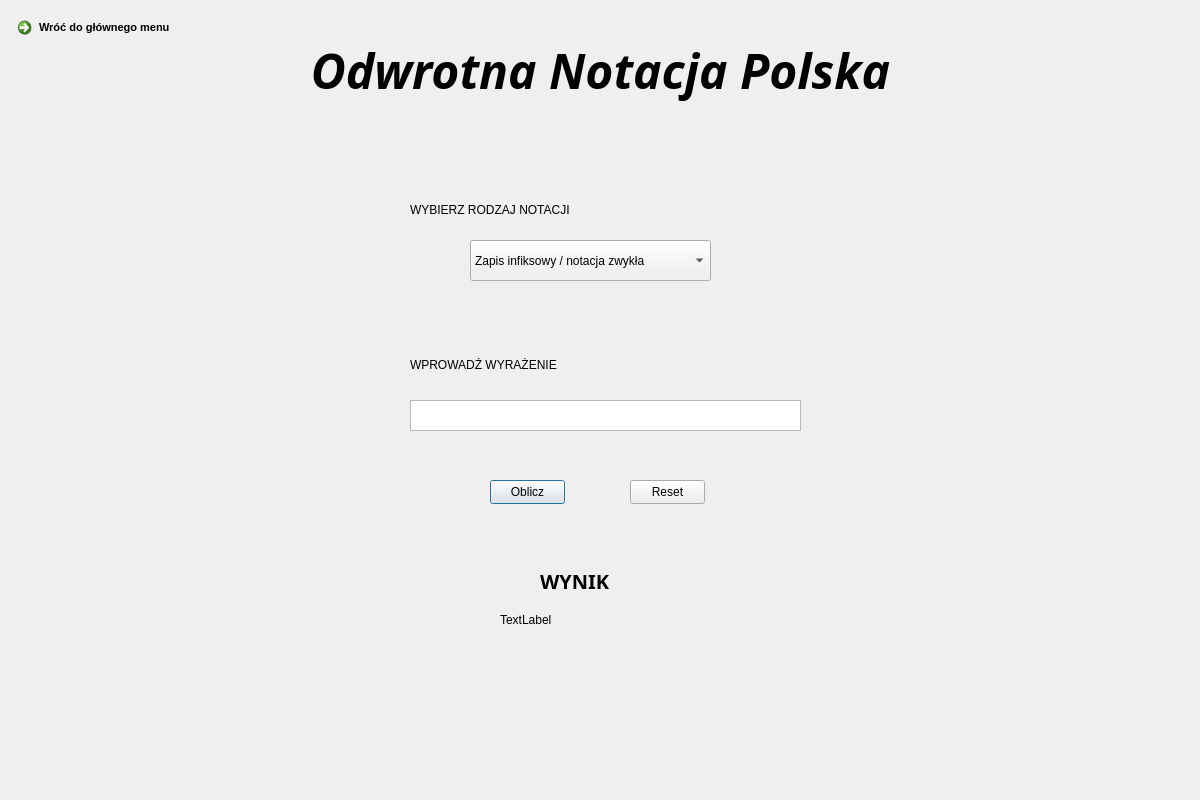
<?xml version="1.0" encoding="UTF-8"?>
<ui version="4.0">
 <class>Dialog</class>
 <widget class="QDialog" name="Dialog">
  <property name="geometry">
   <rect>
    <x>0</x>
    <y>0</y>
    <width>1200</width>
    <height>800</height>
   </rect>
  </property>
  <property name="windowTitle">
   <string>Dialog</string>
  </property>
  <widget class="QWidget" name="Notacja_polska" native="true">
   <property name="geometry">
    <rect>
     <x>0</x>
     <y>0</y>
     <width>1200</width>
     <height>800</height>
    </rect>
   </property>
   <property name="styleSheet">
    <string notr="true">QWidget#Notacja_polska{
background-color:qlineargradient(spread:pad, x1:0, y1:0, x2:1, y2:1, stop:0 rgba(179, 204, 117, 255), stop:1 rgba(255, 255, 255, 255))};</string>
   </property>
   <widget class="QPushButton" name="oblicz_button">
    <property name="geometry">
     <rect>
      <x>490</x>
      <y>480</y>
      <width>75</width>
      <height>24</height>
     </rect>
    </property>
    <property name="text">
     <string>Oblicz</string>
    </property>
   </widget>
   <widget class="QLabel" name="tekst_wyniki">
    <property name="geometry">
     <rect>
      <x>540</x>
      <y>560</y>
      <width>121</width>
      <height>41</height>
     </rect>
    </property>
    <property name="font">
     <font>
      <family>Segoe Script</family>
      <pointsize>15</pointsize>
      <italic>false</italic>
      <bold>true</bold>
     </font>
    </property>
    <property name="styleSheet">
     <string notr="true">font: 700 15pt &quot;Segoe Script&quot;;</string>
    </property>
    <property name="text">
     <string>WYNIK</string>
    </property>
   </widget>
   <widget class="QCommandLinkButton" name="commandLinkButton">
    <property name="geometry">
     <rect>
      <x>10</x>
      <y>10</y>
      <width>201</width>
      <height>41</height>
     </rect>
    </property>
    <property name="font">
     <font>
      <family>Segoe UI</family>
      <pointsize>8</pointsize>
     </font>
    </property>
    <property name="cursor">
     <cursorShape>ArrowCursor</cursorShape>
    </property>
    <property name="text">
     <string>Wróć do głównego menu</string>
    </property>
   </widget>
   <widget class="QPushButton" name="reset_button">
    <property name="geometry">
     <rect>
      <x>630</x>
      <y>480</y>
      <width>75</width>
      <height>24</height>
     </rect>
    </property>
    <property name="text">
     <string>Reset</string>
    </property>
   </widget>
   <widget class="QLabel" name="tekst_podaj_dane">
    <property name="geometry">
     <rect>
      <x>410</x>
      <y>350</y>
      <width>470</width>
      <height>30</height>
     </rect>
    </property>
    <property name="styleSheet">
     <string notr="true">font: 700 15pt &quot;Segoe Script&quot;;</string>
    </property>
    <property name="text">
     <string>&lt;html&gt;&lt;head/&gt;&lt;body&gt;&lt;p&gt;WPROWADŹ WYRAŻENIE &lt;/p&gt;&lt;/body&gt;&lt;/html&gt;</string>
    </property>
   </widget>
   <widget class="QLabel" name="tekst_wybierz_rodzaj">
    <property name="geometry">
     <rect>
      <x>410</x>
      <y>190</y>
      <width>470</width>
      <height>40</height>
     </rect>
    </property>
    <property name="styleSheet">
     <string notr="true">font: 700 15pt &quot;Segoe Script&quot;;</string>
    </property>
    <property name="text">
     <string>&lt;html&gt;&lt;head/&gt;&lt;body&gt;&lt;p&gt;WYBIERZ RODZAJ NOTACJI&lt;/p&gt;&lt;/body&gt;&lt;/html&gt;</string>
    </property>
   </widget>
   <widget class="QComboBox" name="wybor_notacji">
    <property name="geometry">
     <rect>
      <x>470</x>
      <y>240</y>
      <width>241</width>
      <height>41</height>
     </rect>
    </property>
    <item>
     <property name="text">
      <string>Zapis infiksowy / notacja zwykła</string>
     </property>
    </item>
    <item>
     <property name="text">
      <string>Zapis prefiksowy / notacja polska</string>
     </property>
    </item>
    <item>
     <property name="text">
      <string>Zapis postfiksowy / odwrotna notacja polska</string>
     </property>
    </item>
   </widget>
   <widget class="QLabel" name="wynik">
    <property name="geometry">
     <rect>
      <x>500</x>
      <y>610</y>
      <width>121</width>
      <height>20</height>
     </rect>
    </property>
    <property name="text">
     <string>TextLabel</string>
    </property>
   </widget>
   <widget class="QTextEdit" name="ONP_wejscie">
    <property name="geometry">
     <rect>
      <x>410</x>
      <y>400</y>
      <width>391</width>
      <height>31</height>
     </rect>
    </property>
   </widget>
   <widget class="QLabel" name="tekstGlowny">
    <property name="geometry">
     <rect>
      <x>290</x>
      <y>30</y>
      <width>621</width>
      <height>81</height>
     </rect>
    </property>
    <property name="font">
     <font>
      <family>Candara</family>
      <pointsize>14</pointsize>
      <italic>true</italic>
     </font>
    </property>
    <property name="text">
     <string>&lt;html&gt;&lt;head/&gt;&lt;body&gt;&lt;p align=&quot;center&quot;&gt;&lt;span style=&quot; font-size:36pt; font-weight:700;&quot;&gt;Odwrotna Notacja Polska&lt;/span&gt;&lt;/p&gt;&lt;/body&gt;&lt;/html&gt;</string>
    </property>
   </widget>
  </widget>
 </widget>
 <resources/>
 <connections/>
</ui>
